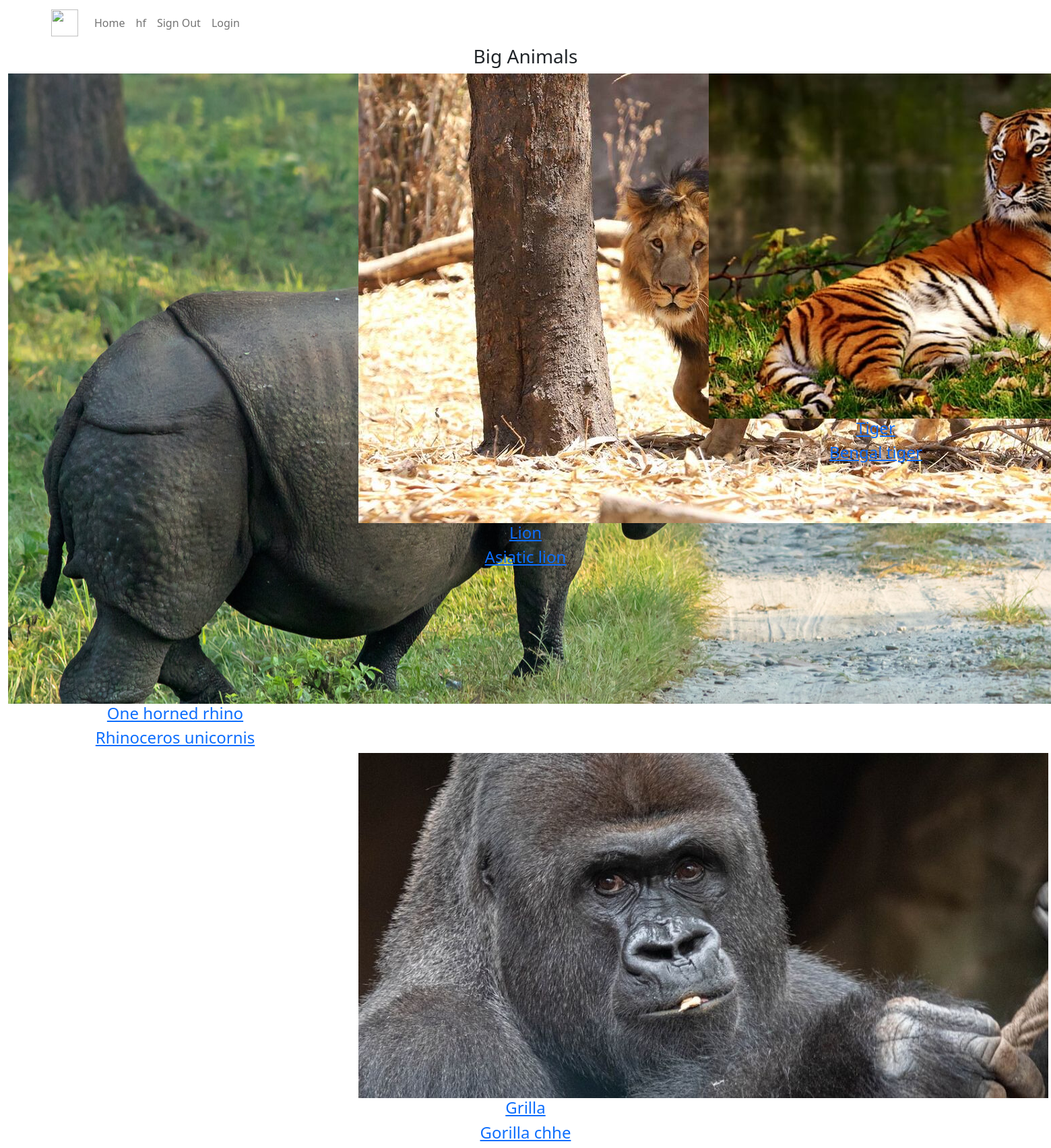
The app's page /big.php with its own data.
### tables this page shows
CREATE TABLE `animals` (
  `animal_id` int(11) NOT NULL,
  `animal_name` varchar(30) NOT NULL,
  `come_from` varchar(30) NOT NULL,
  `picture` varchar(255) NOT NULL,
  `address` varchar(255) NOT NULL,
  `description` text DEFAULT NULL,
  `size` enum('big','medium','small') NOT NULL,
  `age` int(11) NOT NULL,
  `breed` varchar(30) NOT NULL,
  `available` int(15) NOT NULL
);

### big.php (the view, shortened to what this page needs)
<?php
require_once 'components/db_connect.php';
$sql = "SELECT * FROM animals WHERE size = 'big'";
$result = mysqli_query($connect, $sql);
$tbody="";
if(mysqli_num_rows($result)>0){
    while($row = mysqli_fetch_assoc($result)){
        $tbody .= "
        <div class='container col-4 nsl justify-content-center'>
          <div class='boox col-12 justify-content-center '>
                <a class='eddt' href='details.php?animal_id=".$row['animal_id']."'>
                  <img class='im-size' src='./pictures/" .$row['picture']."'>
                </a>
          </div>
          <div class='text-center nsl2'>
            <a class='eddt' href='details.php?animal_id=".$row['animal_id']."'>
              <h4>" .$row['animal_name']."</h4>
              <h4>" .$row['breed']."</h4>
            </a>
          </div>
        </div> ";
    };
}else {
    $tbody="
       <tr>
         <td> colspan='5' class='text-center'>Not Data </td>
        </tr>
    ";
}
?>
<!DOCTYPE html>
<html lang="en">
<head>
    <link rel="stylesheet" href="css/style.scss">
    <link href="https://cdn.jsdelivr.net/npm/bootstrap@5.1.3/dist/css/bootstrap.min.css" rel="stylesheet">
</head>
<body class="bbc">
  <?php require_once 'components/navigation.php' ?>
    <div id="items">
      <div class="row text-center dit justify-content-center">
        <div class="col-12">
          <h3 class="heading text-center">Big Animals</h3>
        </div>
        <div class="col-12 row">
           <?php echo $tbody; ?>
        </div>
      </div>
    </div>
</body>
</html>

### records on screen
animals: animal_name "One horned rhino", breed "Rhinoceros unicornis"
animals: picture (picture), animal_name "Lion", breed "Asiatic lion"
animals: picture (picture), animal_name "Tiger", breed "Bengal tiger"
animals: picture (picture), animal_name "Grilla", breed "Gorilla chhe"
